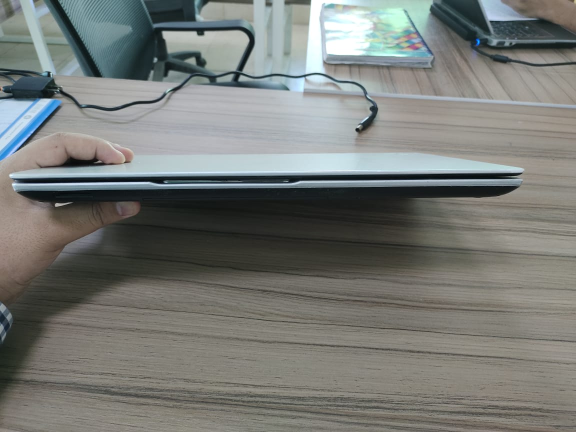
#> input picture CVbasics/resources/img1.jpeg, 1152 x 864 px (shown at 1/2 size)
$ python chap5.py
#> lines starting #> are read from the running program, lines starting #| are printed output that depends on the picture
#writing images


import cv2 as cv
from cv2 import imwrite

img = cv.imread("resources/img1.jpeg")
#> img is the input picture: shape (864, 1152, 3); mean B, G, R 118.3, 122, 119.5
img = cv.resize(img,(400,300))
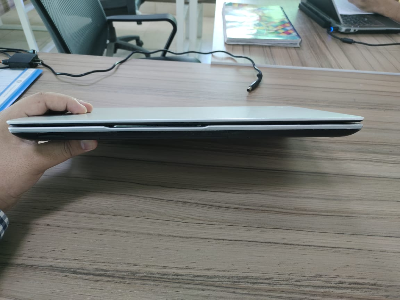
#> img: shape (300, 400, 3); mean B, G, R 118.1, 121.9, 119.4
gray = cv.cvtColor(img, cv.COLOR_BGR2GRAY)
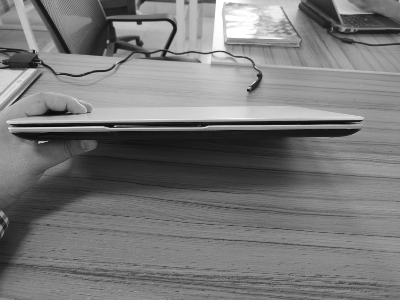
#> gray: shape (300, 400); min 6, max 255, mean 120.7
imwrite('resources/image_gray.png', gray)

cv.waitKey(0)
cv.destroyWindow()

$ run again, with CVbasics/resources/img2.jpeg copied over CVbasics/resources/img1.jpeg
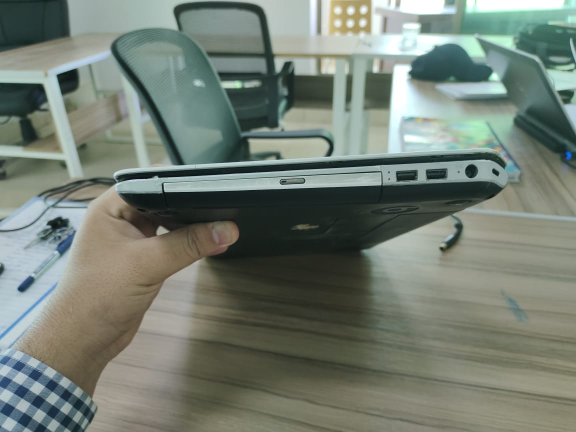
#> input picture CVbasics/resources/img2.jpeg, 1152 x 864 px (shown at 1/2 size)
#> img is the input picture: shape (864, 1152, 3); mean B, G, R 115.8, 126.3, 116.9
#> `img = cv.resize(img,(400,300))`:
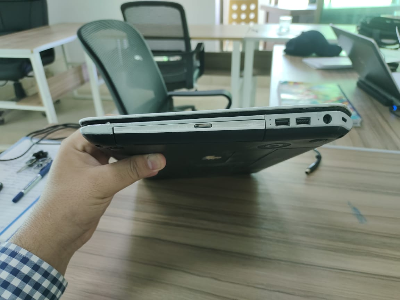
#> img: shape (300, 400, 3); mean B, G, R 115.7, 126.2, 116.8
#> `gray = cv.cvtColor(img, cv.COLOR_BGR2GRAY)`:
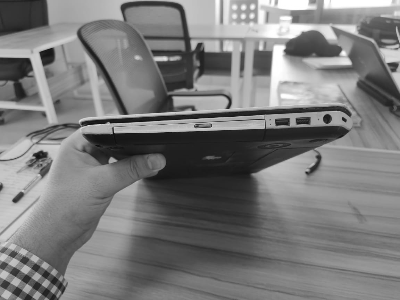
#> gray: shape (300, 400); min 12, max 255, mean 122.2

$ run again, with CVbasics/resources/i.jpg copied over CVbasics/resources/img1.jpeg
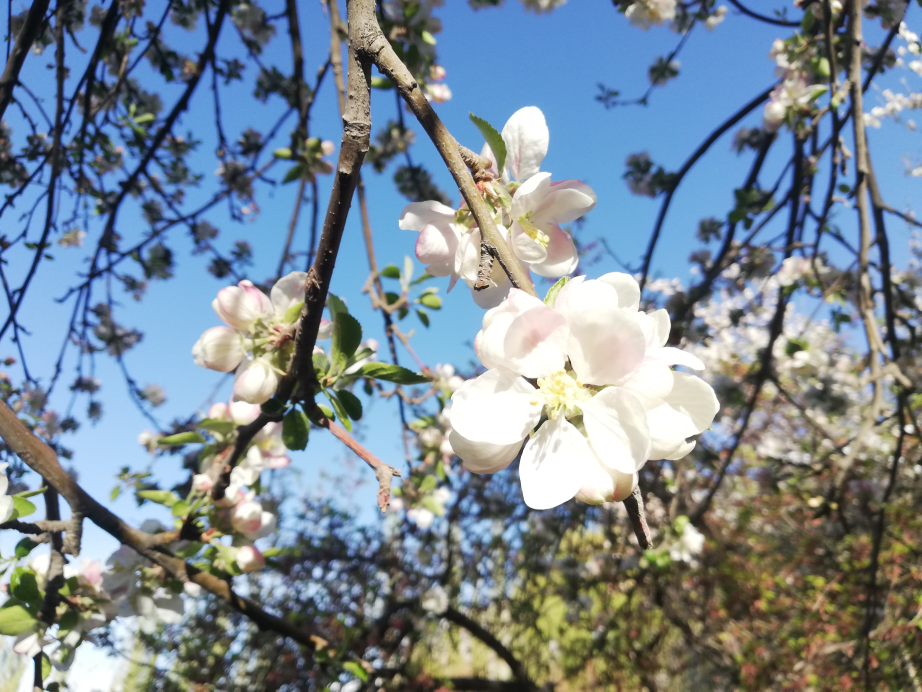
#> input picture CVbasics/resources/i.jpg, 4608 x 3456 px (shown at 1/5 size)
#> img is the input picture: shape (3456, 4608, 3); mean B, G, R 148.2, 137.7, 123.2
#> `img = cv.resize(img,(400,300))`:
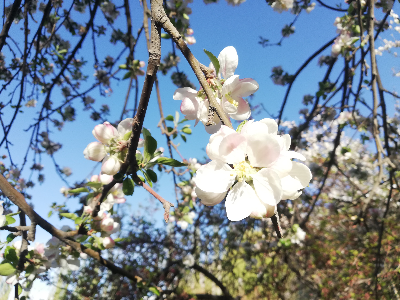
#> img: shape (300, 400, 3); mean B, G, R 148.1, 137.6, 123.1
#> `gray = cv.cvtColor(img, cv.COLOR_BGR2GRAY)`:
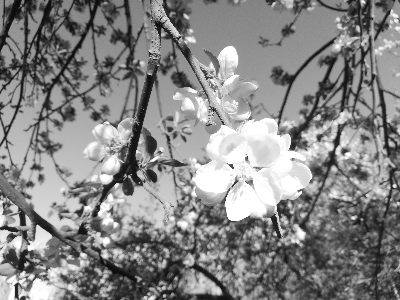
#> gray: shape (300, 400); min 9, max 255, mean 134.4
